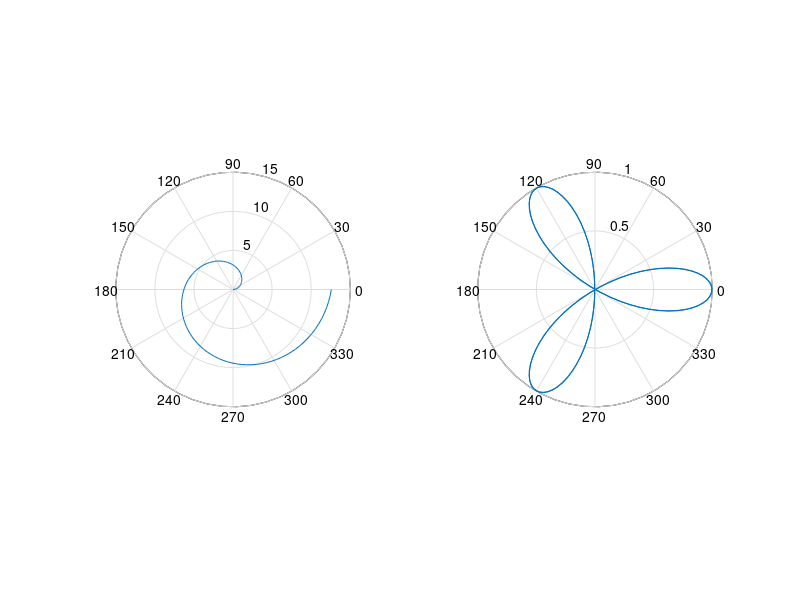

Recreate this plot in MATLAB.
% 2.6 6

theta = linspace(0, 2 * pi);
% a = 2
rho = 2 * theta;
subplot(1,2,1);
polar(theta, rho);


% a = 1
rho = 1 * cos(3 * theta);
subplot(1,2,2);
polar(theta, rho);